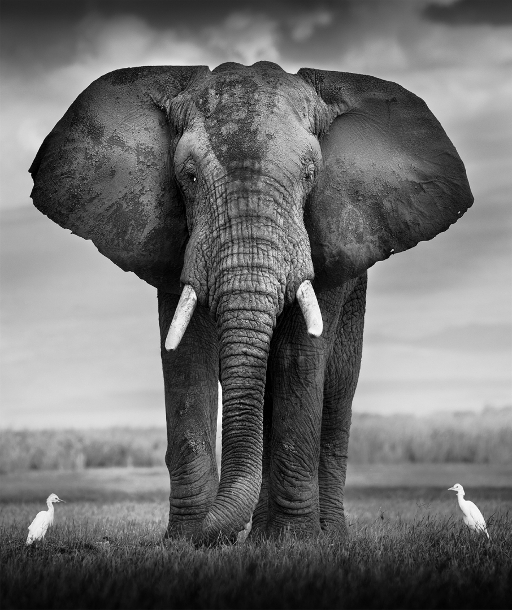
#> input picture images/gray/elephant.jpg, 512 x 610 px
$ python example_19_borde.py
#> lines starting #> are read from the running program, lines starting #| are printed output that depends on the picture
### pai_basic/pai_io.py
'''
Created on Aug 1, 2019

@author: jsaavedr
io functions
'''
import skimage.io as skio
import numpy as np
import utils

def imread(filename, as_gray = False):
#> called with filename = '../images/gray/elephant.jpg', as_gray = True
    image = skio.imread(filename, as_gray = as_gray)
#> image is the input picture: shape (610, 512); min 0, max 255, mean 109.9
    if image.dtype == np.float64 :
        image = utils.to_uint8(image)
    return image

### pai_basic/example_19_borde.py
'''
Created on Aug 6, 2019

@author: jsaavedr
Filtro Mediana
'''
import matplotlib.pyplot as plt
import scipy.ndimage.filters as nd_filters
import pai_io
import numpy as np

if __name__ == '__main__' :
    filename ='../images/gray/elephant.jpg'
    #filename ='../images/gray/chair_gray.jpg'
    #filename ='../images/gray/im_2.tif'
    image=pai_io.imread(filename, as_gray = True)
    gx_kernel = np.array([[0,-1,1]])
    gy_kernel = np.transpose(gx_kernel)
    gx = nd_filters.convolve(image.astype(np.float32), gx_kernel, mode='reflect')
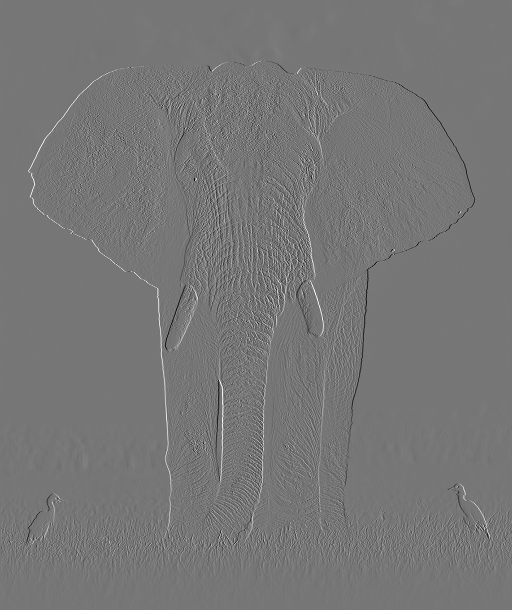
#> gx: shape (610, 512) float32; min -198, max 227, mean 0; drawn with min black and max white
    gy = nd_filters.convolve(image.astype(np.float32), gy_kernel, mode='reflect')
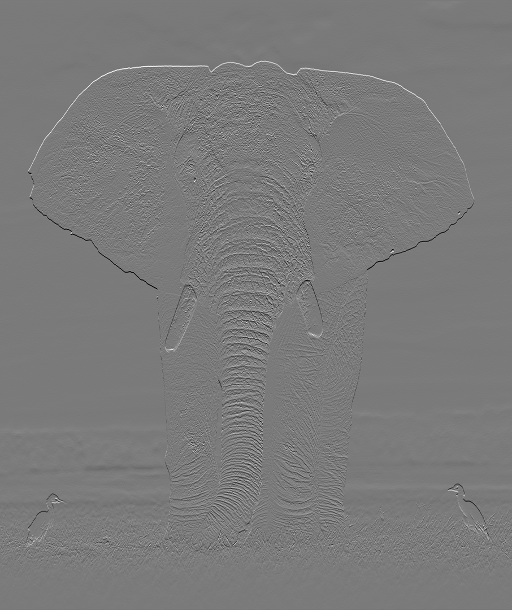
#> gy: shape (610, 512) float32; min -191, max 205, mean 0.1; drawn with min black and max white
    borde = np.sqrt(gx**2 + gy**2)
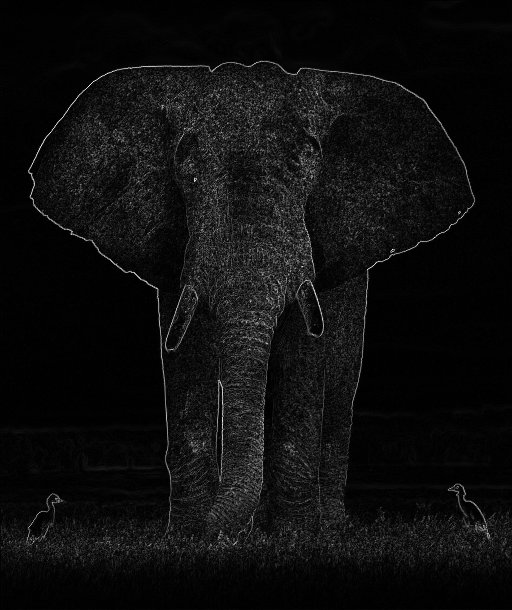
#> borde: shape (610, 512) float32; min 0, max 249.6, mean 14.7
    #borde = np.abs(gx) + np.abs(gy)
    borde = 1 - borde/np.max(borde)
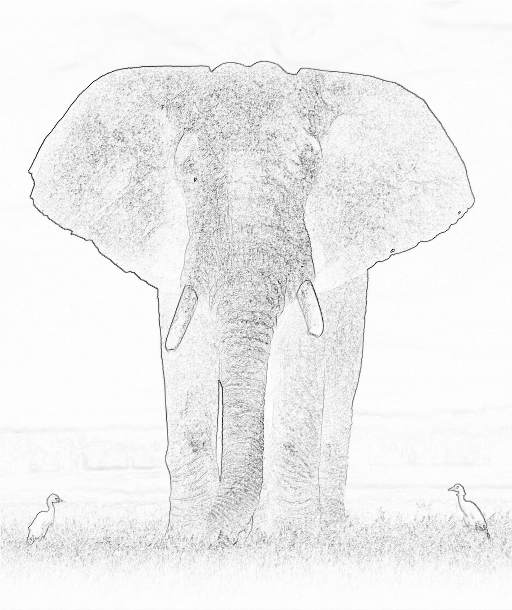
#> borde: shape (610, 512) float32; min 0, max 1, mean 0.941
    fig, xs = plt.subplots(1,2)
    for i in range(2):
        xs[i].set_axis_off()
    xs[0].imshow(image, cmap = 'gray', vmin = 0, vmax = 255)
    xs[0].set_title('Image')
    xs[1].imshow(borde, cmap = 'gray')
    xs[1].set_title('Borde')
    plt.show()
